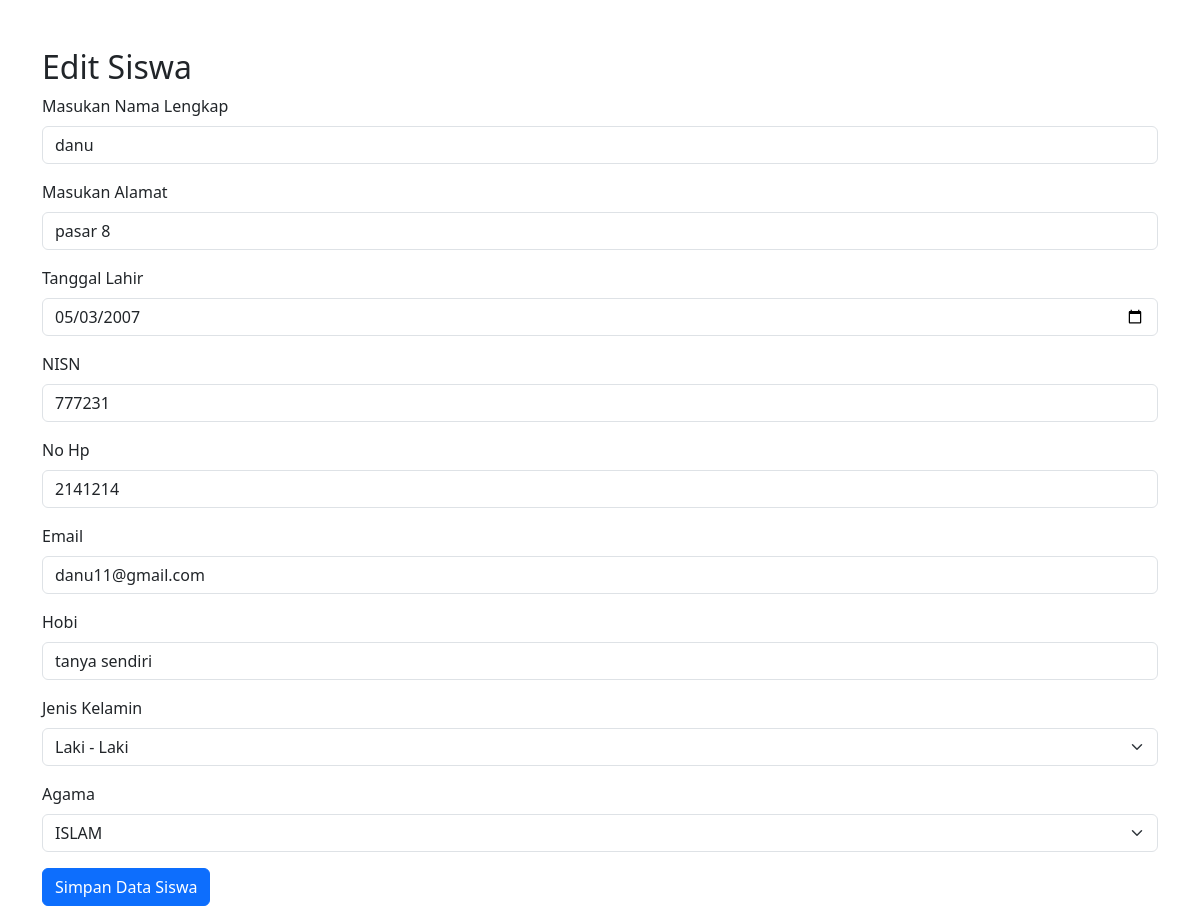
/edit.php?id=5, run on the app's committed database.
### tables this page shows
CREATE TABLE `data_siswa` (
  `id_siswa` int(11) NOT NULL,
  `nama` varchar(30) NOT NULL,
  `alamat` varchar(100) NOT NULL,
  `tanggal_lahir` varchar(30) NOT NULL,
  `nisn` int(11) NOT NULL,
  `no_hp` int(11) NOT NULL,
  `email` varchar(50) NOT NULL,
  `hobi` varchar(20) NOT NULL,
  `jenis_kelamin` varchar(30) NOT NULL,
  `agama` varchar(20) NOT NULL
);

### edit.php (the view, shortened to what this page needs)
<!DOCTYPE html>
<html lang="en">
<head>
    <link href="https://cdn.jsdelivr.net/npm/bootstrap@5.3.3/dist/css/bootstrap.min.css" rel="stylesheet">
</head>
<body>
<div class="container mt-5">
    <h2>Edit Siswa</h2>
    <?php
    include 'koneksi.php';
    $id = $_GET['id'];
    $tampil = mysqli_query($koneksi, "SELECT * FROM data_siswa WHERE id_siswa = '$id'");
    $v = mysqli_fetch_array($tampil);
    ?>
    <form action="act.php" method="post">
        <div class="mb-3">
            <label for="nama" class="form-label">Masukan Nama Lengkap</label>
            <input type="text" class="form-control" name="nama" id="nama" value="<?= $v['nama']; ?>" required>
        </div>
        <div class="mb-3">
            <label for="alamat" class="form-label">Masukan Alamat</label>
            <input type="text" class="form-control" name="alamat" id="alamat" value="<?= $v['alamat']; ?>" required>
        </div>
        <div class="mb-3">
            <label for="tanggal_lahir" class="form-label">Tanggal Lahir</label>
            <input type="date" class="form-control" name="tanggal_lahir" id="tanggal_lahir" value="<?= $v['tanggal_lahir']; ?>" required>
        </div>
        <div class="mb-3">
            <label for="nisn" class="form-label">NISN</label>
            <input type="number" class="form-control" name="nisn" id="nisn" value="<?= $v['nisn']; ?>" required>
        </div>
        <div class="mb-3">
            <label for="no_hp" class="form-label">No Hp</label>
            <input type="number" class="form-control" name="no_hp" id="no_hp" value="<?= $v['no_hp']; ?>" required>
        </div>
        <div class="mb-3">
            <label for="email" class="form-label">Email</label>
            <input type="email" class="form-control" name="email" id="email" value="<?= $v['email']; ?>" required>
        </div>
        <div class="mb-3">
            <label for="hobi" class="form-label">Hobi</label>
            <input type="text" class="form-control" name="hobi" id="hobi" value="<?= $v['hobi']; ?>" required>
        </div>
        <div class="mb-3">
            <label for="jenis_kelamin" class="form-label">Jenis Kelamin</label>
            <select class="form-select" name="jenis_kelamin" id="jenis_kelamin" required>
                <option value="Laki - Laki" <?= $v['jenis_kelamin'] == 'Laki - Laki' ? 'selected' : ''; ?>>Laki - Laki</option>
            </select>
        </div>
        <div class="mb-3">
            <label for="agama" class="form-label">Agama</label>
            <select class="form-select" name="agama" id="agama" required>
                <option value="ISLAM" <?= $v['agama'] == 'ISLAM' ? 'selected' : ''; ?>>ISLAM</option>
            </select>
        </div>
        <button type="submit" class="btn btn-primary">Simpan Data Siswa</button>
    </form>
</div>
</body>
</html>

### data on the page
data_siswa: nama "danu", alamat "pasar 8", tanggal_lahir "05/03/2007", nisn "777231", no_hp "2141214", email "danu11@gmail.com", hobi "tanya sendiri", jenis_kelamin "Laki - Laki", agama "ISLAM"
